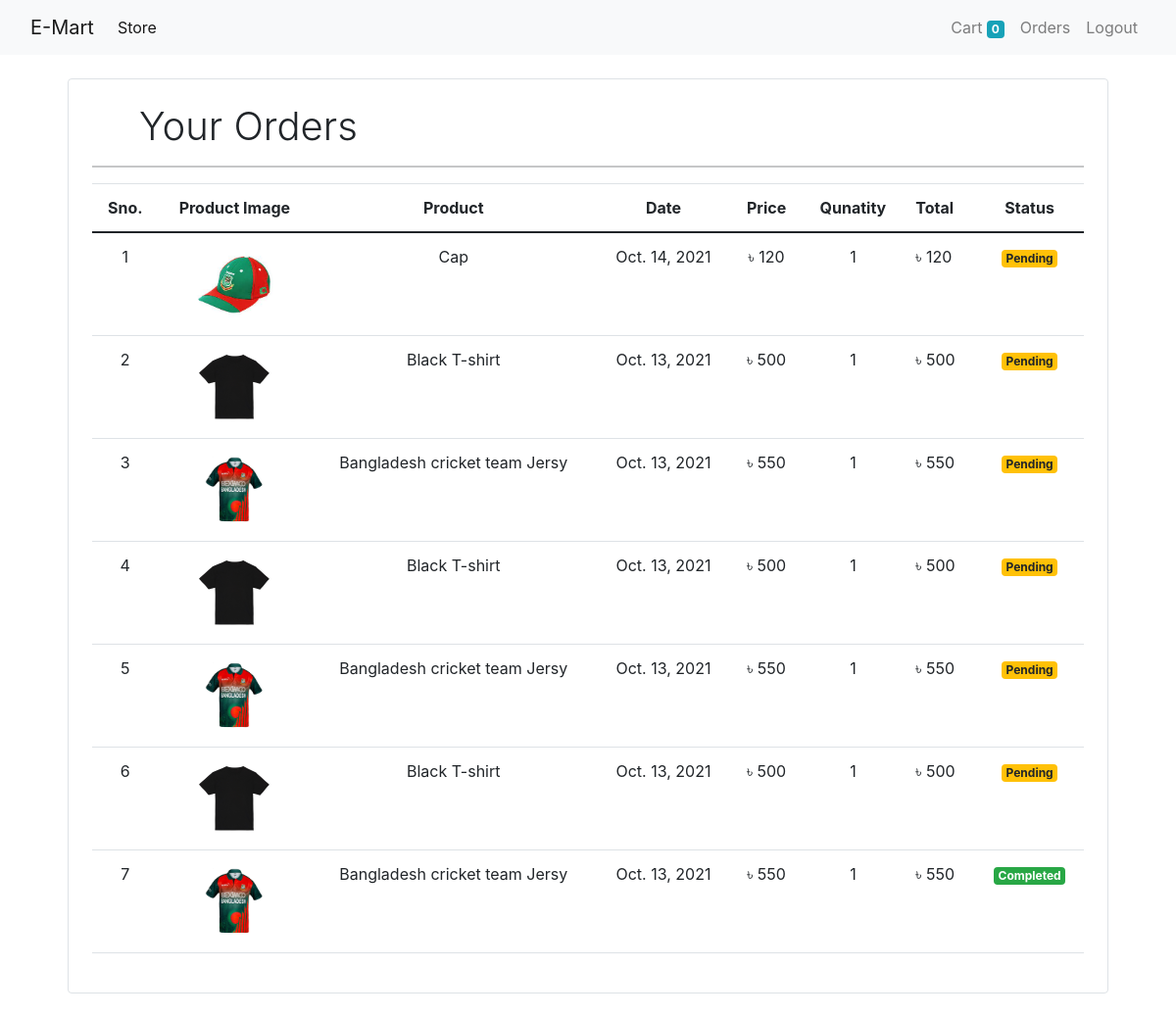
Screenshot of /orders (signed in) with the database file from the repository.
### store/models/orders.py (models this page shows, shortened)
class Order(models.Model):
    product = models.ForeignKey(Product, on_delete=models.CASCADE)
    customer = models.ForeignKey(Customer, on_delete=models.CASCADE)
    quantity = models.IntegerField(default=1)
    price = models.IntegerField()
    address = models.CharField(max_length=50, default='', blank=True)
    phone = models.CharField(max_length=50, default='', blank=True)
    date = models.DateField(default=datetime.datetime.today)
    status = models.BooleanField(default=False)
    @staticmethod
    def get_orders_by_customer(customer_id):
        return Order\
            .objects\
            .filter(customer = customer_id)\
            .order_by('-date')

### store/models/product.py (models this page shows, shortened)
class Product(models.Model):
    name = models.CharField(max_length=50)
    price = models.IntegerField(default=0)
    category = models.ForeignKey(Category, on_delete=models.CASCADE, default=1)
    description = models.CharField(max_length=200, default='', null=True, blank=True)
    image = models.ImageField(upload_to='uploads/products/')

### store/middlewares/auth.py (the view)
    def middleware(request):
        if not request.session.get('customer'):
            returnUrl = request.META['PATH_INFO']
            print()
            return redirect(f'login?return_url={returnUrl}')
        response = get_response(request)
        return response

### store/templatetags/custom_filter.py (called while the page is built)
@register.filter(name='currency')
def currency(number):
    return "৳ "+str(number)

@register.filter(name='multiply')
def multiply(number, number1):
    return number * number1

### store/views/orders.py (called while the page is built)
    def get(self, request):
        customer = request.session.get('customer')
        orders = Order.get_orders_by_customer(customer)
        print(orders)
        return render(request, 'orders.html', {'orders' : orders})

### store/templates/orders.html
{% extends 'base.html' %}
{% block content %}
{% load cart %}
{% load custom_filter %}
<div class="container mt-4">
	<div class="border rounded p-4 m-4">
		<p class="display-6 pl-4 ml-4">Your Orders</p>
		<hr>
		<table class="table">
			<thread>
				<tr>
					<th class="text-center">Sno.</th>
					<th class="text-center">Product Image</th>
					<th class="text-center">Product</th>
					<th class="text-center">Date</th>
					<th class="text-center">Price</th>
					<th class="text-center">Qunatity</th>
					<th>Total</th>
					<th class="text-center">Status</th>
				</tr>
			</thread>
			<tbody>
				{% for order in orders %}
				<tr>
					<td class="text-center">{{forloop.counter}}</td>
					<td class="text-center"><img style="height:80px;" class="rounded-circle" src="{{order.product.image.url}}" alt="Product Image"></td>
					<td class="text-center">{{order.product.name}}</td>
					<td class="text-center">{{order.date}}</td>
					<td class="text-center">{{order.price | currency}}</td>
					<td class="text-center">{{order.quantity}}</td>
					<td>{{order.quantity | multiply:order.price | currency}}</td>
					{% if order.status %}
						<td class="text-center"><small class="badge badge-success">Completed</small></td>
					{% else %}
						<td class="text-center"><small class="badge badge-warning">Pending</small></td>
					{% endif %}
				</tr>
				{% endfor %}
			</tbody>
		</table>
	</div>
</div>
{% endblock %}

### rows the page displays
Order: product.image (picture), product.name "Cap", date "Oct. 14, 2021", price "৳ 120", quantity "1", quantity|multiply "৳ 120", status "Pending"
Order: product.image (picture), product.name "Black T-shirt", date "Oct. 13, 2021", price "৳ 500", quantity "1", quantity|multiply "৳ 500", status "Pending"
Order: product.image (picture), product.name "Bangladesh cricket team Jersy", date "Oct. 13, 2021", price "৳ 550", quantity "1", quantity|multiply "৳ 550", status "Pending"
Order: product.image (picture), product.name "Black T-shirt", date "Oct. 13, 2021", price "৳ 500", quantity "1", quantity|multiply "৳ 500", status "Pending"
Order: product.image (picture), product.name "Bangladesh cricket team Jersy", date "Oct. 13, 2021", price "৳ 550", quantity "1", quantity|multiply "৳ 550", status "Pending"
Order: product.image (picture), product.name "Black T-shirt", date "Oct. 13, 2021", price "৳ 500", quantity "1", quantity|multiply "৳ 500", status "Pending"
Order: product.image (picture), product.name "Bangladesh cricket team Jersy", date "Oct. 13, 2021", price "৳ 550", quantity "1", quantity|multiply "৳ 550", status "Completed"

### other values shown
{{ request.session.cart.keys | length }} "0"
